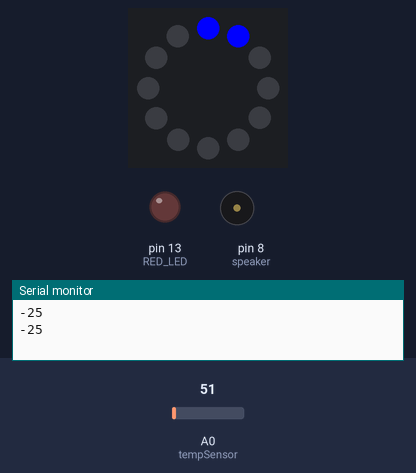
Bench run of a sketch on a simulated Arduino Uno, built with avr-gcc and run on an emulated ATmega328P. Parts: 12 RGB LEDs in a ring, first at the top, clockwise, output pins drawn as LEDs (lit = HIGH), buzzer (waves = sounding, pin HIGH), the last lines printed to the serial monitor. Inputs (shaded band) come from the test bench; at power-on: A0 (tempSensor) = 51.

Above: at 1.8 s.
1.9 s: A0 (tempSensor) set to 90
3.4 s: A0 (tempSensor) set to 108
At 4.7 s:
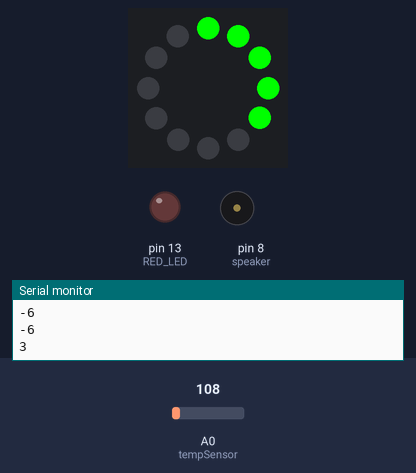
5.5 s: A0 (tempSensor) set to 86
At 6.3 s:
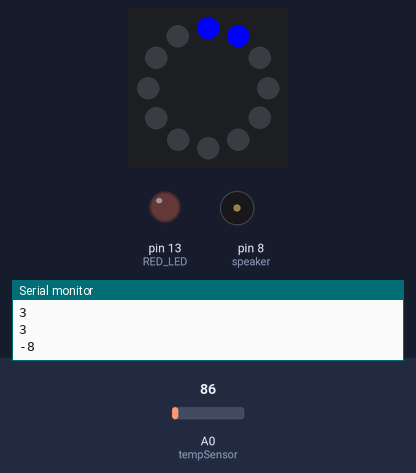
7.5 s: A0 (tempSensor) set to 112
At 9.1 s:
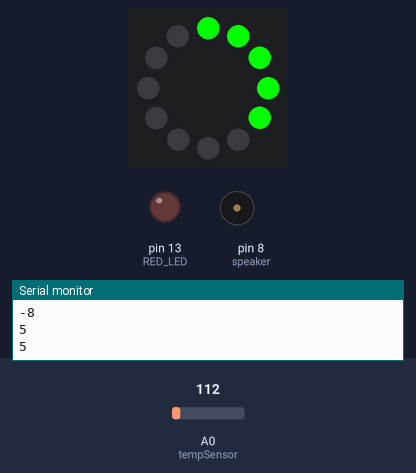
Timing chart, 0 to 10.5 s (numbered marks = the images above; inputs shaded):
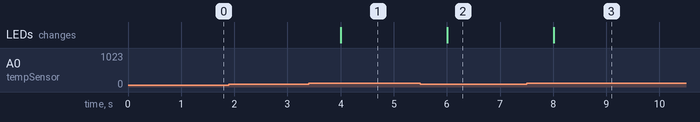

Measured:
- the behaviour switches between 101 and 102 on A0 (tempSensor) (found by bisection; images 0 and 1)
- after the input at 3.4 s, the LEDs: change after 0.61 s (image 1)
- after the input at 5.5 s, the LEDs: change after 0.51 s (image 2)
- after the input at 7.5 s, the LEDs: change after 0.51 s (image 3)

The sketch:

ex3-code.ino
```cpp
// (C) Faiza Amjad, Tehreem Asif Group: 11 __ (2024)
// Work package 4
// Exercise 3
// Submission code: 453182 (provided by your TA-s)

#include <Adafruit_NeoPixel.h>

#define NEOPIXEL_PIN 12   // Pin for NeoPixel ring
#define NUM_LEDS 12       // Number of LEDs in the NeoPixel ring
#define RED_LED 13        // Pin for the standard red LED

Adafruit_NeoPixel ring(NUM_LEDS, NEOPIXEL_PIN, NEO_GRB + NEO_KHZ800);
//neo... are pixel type flags

int const tempSensor= A0;       // Analog input pin for the temperature sensor
int const speaker = 8;          //speaker pin
int celsius = 0;          // Variable to store temperature
int previousTemp = 0;     // Variable to store previous temperature

// Define temperature ranges for LED activation
const int tempRange1 = 0;    // -40 to -1 degrees Celsius
const int tempRange2 = 30;   // 0 to 30 degrees Celsius
const int tempRange3 = 60;   // 31 to 60 degrees Celsius
const int tempRange4 = 100;  // 61 to 100 degrees Celsius


void setup() {
  Serial.begin(9600);  // Initialize serial communication
  pinMode(tempSensor, INPUT);  // Set temperature sensor pin as input
  pinMode(RED_LED, OUTPUT);  // Set red LED pin as output
  pinMode(speaker, OUTPUT);  // Set red LED pin as output
  pinMode(NEOPIXEL_PIN, OUTPUT);  // Set ring pin as output
  ring.begin();              // Initialize NeoPixel ring
  ring.show();               // Initialize all pixels to 'off'
}

void loop() {
  // Read temperature in Celsius
  celsius = map(((analogRead(tempSensor) - 20) * 3.04), 0, 1023, -40, 125);

  // Check if temperature has changed
  if (previousTemp != celsius) {
    previousTemp = celsius;
    turnOffAll();   // Turn off all LEDs
    checkTemp();    // Update NeoPixel ring based on temperature
  }

  Serial.println(celsius);
  delay(1000); // Wait for 1 second
}

// Change NeoPixel ring LEDs based on temperature
void checkTemp() {
  // 1 LED on- less than 1
  if (celsius < tempRange1) {
    setColor(0, 0, 255, 1);  // Blue
  }
  // 2 LEDs on- less than 31
  else if (celsius <= tempRange2) {
    setColor(0, 255, 0, 4);  // Green
  }
  // 3 LEDs on-less than 61
  else if (celsius <= tempRange3) {
    setColor(255, 255, 0, 7);  // Yellow
  }
  // 4 LEDs on-less than 101
  else if (celsius <= tempRange4) {
    setColor(255, 165, 0, 10);  // Orange
  }
  // All LEDs on
  else {
      setColor(255, 0, 0, 12); // red
    digitalWrite(RED_LED, HIGH); // Turn on standard red LED
    digitalWrite(speaker, HIGH); // Turn on speaker

  }
}

// Method to turn off all LEDs
void turnOffAll() {
  ring.clear();        // Clear NeoPixel ring
  ring.show();         // Update NeoPixel ring
  digitalWrite(RED_LED, LOW); // Turn off standard red LED
  digitalWrite(speaker, LOW); // Turn off speaker
}

// Method to set color for NeoPixel at given position
void setColor(int red, int green, int blue, int leds) {
  for (int i = 0; i <= leds; i++) {
    ring.setPixelColor(i, ring.Color(red, green, blue)); // Set color for each LED
  }
  ring.show();  // Update NeoPixel ring
}
```
